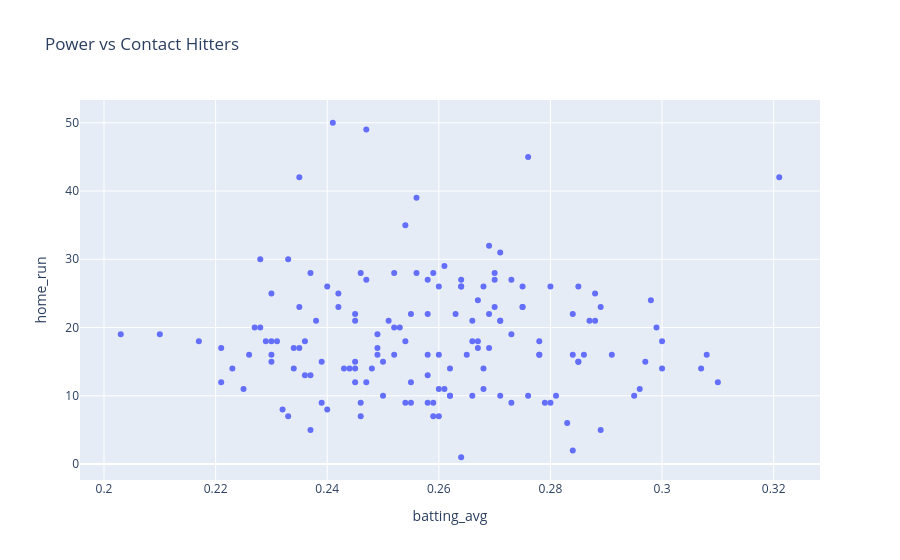

Here is the notebook cell this chart was saved with:
### Code cell
import plotly.express as px

fig = px.scatter(
    batter_df,
    x="batting_avg",
    y="home_run",
    hover_name="last_name, first_name",
    title="Power vs Contact Hitters",
)

fig.show()

### Figure 1 — Plotly figure (JSON) as saved in the notebook; plotly's stock layout.template omitted (floating-point values rounded to 4 significant figures; data arrays with more than 128 entries replaced by an {"elided": "..."} marker saying what was removed)
{"data": [{"hovertemplate": "<b>%{hovertext}</b><br><br>batting_avg=%{x}<br>home_run=%{y}<extra></extra>", "hovertext": {"elided": "152 str values"}, "legendgroup": "", "marker": {"color": "#636efa", "symbol": "circle"}, "mode": "markers", "name": "", "orientation": "v", "showlegend": false, "type": "scatter", "x": {"elided": "152 float values"}, "xaxis": "x", "y": {"elided": "152 int values"}, "yaxis": "y"}], "layout": {"autosize": true, "legend": {"tracegroupgap": 0}, "title": {"text": "Power vs Contact Hitters"}, "xaxis": {"anchor": "y", "autorange": true, "domain": [0, 1], "range": [0.1959, 0.3281], "title": {"text": "batting_avg"}, "type": "linear"}, "yaxis": {"anchor": "x", "autorange": true, "domain": [0, 1], "range": [-3.044, 54.04], "title": {"text": "home_run"}, "type": "linear"}}}
